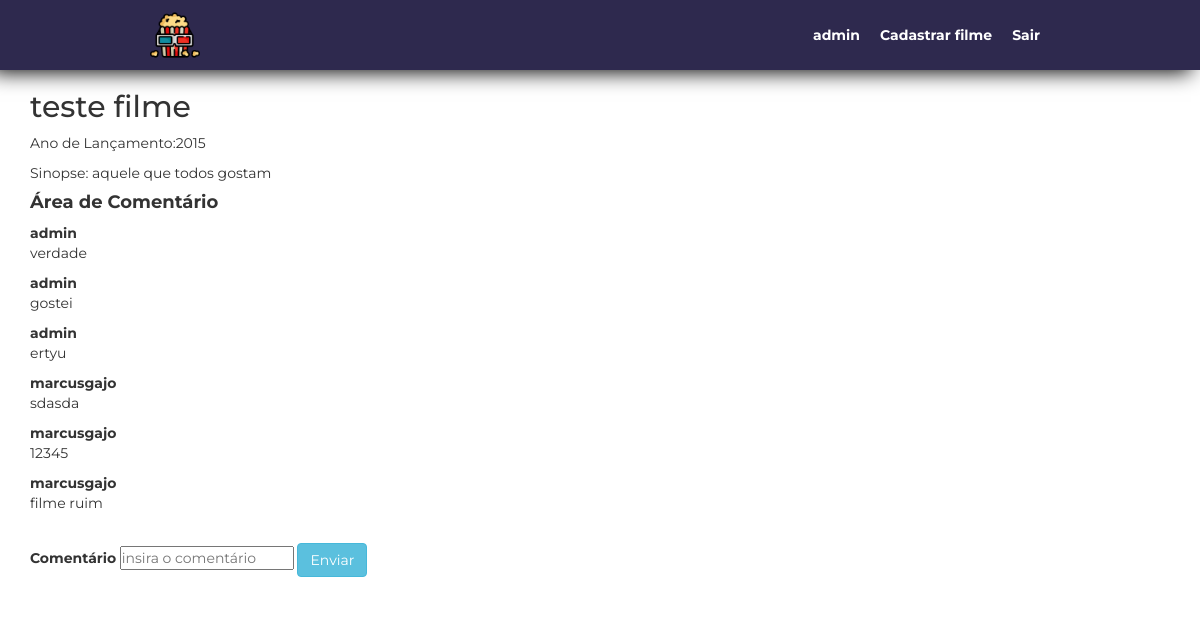
Page /index.php?id_filme=1 (signed in) on the committed database.
### tables this page shows
CREATE TABLE filme (
            id INTEGER PRIMARY KEY AUTOINCREMENT, 
            titulo VARCHAR (200) NOT NULL,
            ano VARCHAR (120) NOT NULL,
            sinopse VARCHAR (500));

CREATE TABLE usuario (
            id INTEGER PRIMARY KEY AUTOINCREMENT, 
            nome VARCHAR (200) NOT NULL,
            email VARCHAR (120) NOT NULL,
            senha VARCHAR (16) NOT NULL);

### index.php (the view, shortened to what this page needs)
<?php
require('conecxaoBD.php');
?>
<!DOCTYPE html>
<html lang="pt-br">
<head>
    <link rel="stylesheet" href="https://maxcdn.bootstrapcdn.com/bootstrap/3.3.6/css/bootstrap.min.css" />
    <link rel="stylesheet" href="style.css">
</head>
<body>
    <header>
        <div class="menu">
            <div id="logo">
                <a href="index.php"><img src="img/pipoca.png" alt="Logo"></a>
            </div>
            <?php
            if (!isset($_SESSION['id'])) {
            ?>
                <nav>
                    <a href="entrar.php">Entrar</a>
                    <a href="cadastro.php">Cadastrar-se</a>
                </nav>
            <?php
            } else {
            ?>
                <nav>
                    <a><?php echo $_SESSION['nome'] ?></a>
                    <?php if($_SESSION['nome'] == 'admin'){
                        echo '<a href="cadastroFilme.php">Cadastrar filme</a>';
                    }
                    ?>
                    <a id="sair" href="sair.php">Sair</a>
                </nav>
            <?php
            }
            ?>
        </div>
    </header>
    <main>
        <section>
            <?php if (!isset($_GET['id_filme'])) { ?>
                <h1 style="text-align: center;
                margin-top: 40px;">Críticas de Filmes</h1>
                <div class="lista_filmes">
                    <?php
                    $filme = $database->query("SELECT id, titulo  FROM filme;");
                    while ($linha = $filme->fetch()) {
                    ?>
                        <form action="index.php" method="get">
                            <button class="link_filme" type="submit" name="id_filme" value="<?php echo $linha['id']; ?>">
                                    <?php echo $linha['titulo']; ?>
                            </button>
                        </form>
                    <?php
                    }
                    ?>
                </div>
            <?php
            } else if (!isset($_SESSION['id'])) {
                header("Location: entrar.php");
            } else {
                $id_filme = $_GET['id_filme'];
                $info_filme = $database->query("SELECT * FROM filme WHERE id = '$id_filme';");
                $comentario = $database->query("SELECT nome, comentario FROM filme f
                                                INNER JOIN comentario c
                                                on f.id = c.id_filme
                                                INNER JOIN usuario u
                                                on u.id = c.id_usuario
                                                WHERE f.id = '$id_filme';");
                $filme = $info_filme->fetch();
            ?>
                <div class="container">
                    <h2  align="left"><?php echo $filme['titulo']; ?></h2>
                    <p>Ano de Lançamento:<?php echo $filme['ano']; ?></p>
                    <p>Sinopse: <?php echo $filme['sinopse']; ?></p>
                    <h4><b>Área de Comentário</b></h3>
                    <?php
                    while ($linha = $comentario->fetch()) {
                    ?>
                        <div>
                            <b><?php echo $linha['nome']; ?></b>
                            <p>
                                <?php echo $linha['comentario']; ?>
                            </p>
                        </div>
                    <?php
                    }
                    ?>
                    <br>
                    <div class="form-group">
                        <form action="" method="post">
                            <label for="comentario">Comentário</label>
                            <input type="text" name="comentario" placeholder="insira o comentário">
                            <button type="submit" class="btn btn-info">Enviar</button>
                        </form>
                    </div>
                </div>
            <?php
            }
            ?>
        </section>
    </main>
</body>
</html>

### style.css (style rules this page uses)
* { margin: 0px; padding: 0px; }
body { margin: 0 auto; font-family: 'Montserrat', sans-serif; background-color: #fff; }
header { box-shadow: -9px 2px 20px 0px black; padding: 10px; background-color: #2E294E; }
img { max-width: 100%; display: block; }
a { text-decoration: none; color: #000; }
.menu { max-width: 900px; margin: 0 auto; display: flex; flex-wrap: wrap; justify-content: space-between; align-items: center; }
.menu>nav { display: flex; align-items: center; }
.menu>nav>a { font-weight: 700; padding: 10px; color: #fff; }
#logo { max-width: 50px; }

### rows in the picture
filme: titulo "teste filme", ano "2015", sinopse "aquele que todos gostam"
usuario: nome "admin", comentario "verdade", comentario "gostei", comentario "ertyu"
usuario: nome "marcusgajo", comentario "sdasda", comentario "12345", comentario "filme ruim"

### other values in the picture
$_SESSION['nome'] "admin"
